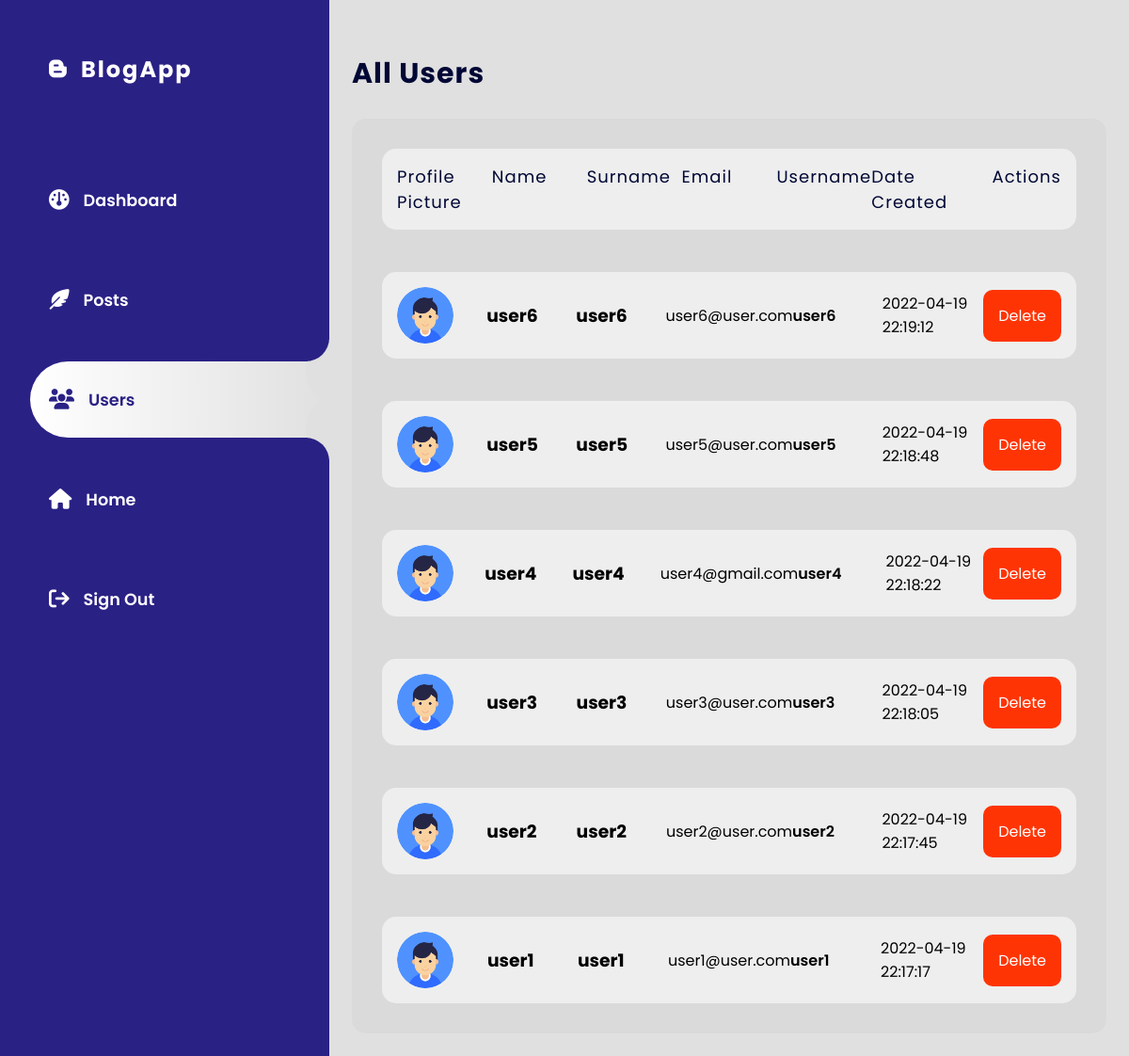
The page /admin/users.php (signed in) on the database its author committed.
### tables this page shows
CREATE TABLE IF NOT EXISTS `users` (
  `id` int(11) NOT NULL AUTO_INCREMENT,
  `name` varchar(255) NOT NULL,
  `surname` varchar(255) NOT NULL,
  `email` varchar(255) NOT NULL,
  `username` varchar(255) NOT NULL,
  `password` varchar(255) NOT NULL,
  `picture` varchar(255) NOT NULL,
  `role` tinyint(1) NOT NULL DEFAULT 0 COMMENT '0 = user, 1 = admin',
  `is_active` tinyint(1) NOT NULL DEFAULT 0,
  `date_created` timestamp NOT NULL DEFAULT current_timestamp(),
  PRIMARY KEY (`id`)
);

### admin/users.php (the view, shortened to what this page needs)
<?php
  require '../config/database.php';
  $query = "SELECT * FROM users WHERE role = '0' ORDER BY date_created DESC";
  $result = mysqli_query( $conn, $query );
  $users = mysqli_fetch_all( $result, MYSQLI_ASSOC );
?>
<!DOCTYPE html>
<html lang="en">
<head>
    <link rel="stylesheet" href="../styles/main.css">
    <link rel="stylesheet" href="styles/adminmain.css">
    <link rel="stylesheet" href="styles/users.css">
    <link rel="stylesheet" href="https://cdnjs.cloudflare.com/ajax/libs/font-awesome/6.1.1/css/all.css"
 />
</head>
<body>
    <div class="main-wrapper">
        <?php include 'inc/nav.php' ?>
        <div class="main-content">
            <h1 class="admin-title">All Users</h1>
            <div class="all-users">
                <?php if ( $users ): ?>
                <div class="field-names grid-layout">
                    <p>Profile Picture</p>
                    <p>Name</p>
                    <p>Surname</p>
                    <p>Email</p>
                    <p>Username</p>
                    <p>Date Created</p>
                    <p>Actions</p>
                </div>
                <?php foreach ( $users as $user ): ?>
                <div class="single-user grid-layout">
                    <div class="profile-picture">
                        <img src="../userImages/<?php echo $user['picture'] ?>" alt="">
                    </div>
                    <h3 class="user-name"><?php echo $user['name']; ?></h3>
                    <h3 class="user-surname"><?php echo $user['surname']; ?></h3>
                    <p class="user-email"><?php echo $user['email']; ?></p>
                    <p class="user-username"><?php echo $user['username']; ?></p>
                    <p class="user-date-created"><?php echo $user['date_created']; ?></p>
                    <div class="button-actions">
                        <div class="button-action-wrapper">
                            <a class="button-action delete"
                                href="config/deleteuser.php?user=<?php echo $user['username'] ?>">Delete</a>
                        </div>
                    </div>
                </div>
                <?php endforeach; ?>
                <?php else: ?>
                <p><i class="fa-solid fa-folder-open"></i> No users found</p>
                <?php endif; ?>
            </div>
        </div>
    </div>
</body>
</html>

### styles/main.css (style rules this page uses)
*, *::before, *::after { box-sizing: border-box; margin: 0; padding: 0; text-decoration: none; list-style-type: none; }
html, body { width: 100%; height: 100%; font-family: 'Poppins', sans-serif; }

### admin/styles/adminmain.css (style rules this page uses)
.main-wrapper { min-height: 100%; --sidebar-width: 350px; }
.main-content { min-height: 100vh; margin-left: var(--sidebar-width); width: calc(100% - var(--sidebar-width)); padding: calc(1.5em + 32px) 1.5em 1.5em 1.5em; background: #e0e0e0; z-index: 50; display: flex; flex-direction: column; gap: 25px; }
.admin-title { color: #000835; font-size: 30px; font-weight: 700; letter-spacing: 1px; }
.field-names { border-radius: inherit; background: #eee; padding: 1em; }
.field-names p { color: #000835; font-size: 18px; letter-spacing: 1px; }
.button-actions { justify-content: flex-end; display: flex; gap: 15px; }
.button-action-wrapper { width: fit-content; }
.button-action { border-radius: 10px; padding: 1em; width: 100%; height: 100%; color: #fff; transition: 0.3s; }

### admin/styles/users.css (style rules this page uses)
.grid-layout { display: grid; grid-template-columns: repeat(7, 1fr); }
.field-names p:last-child { justify-self: end; }
.all-users { background: #dadada; border-radius: 15px; padding: 2em; width: 100%; display: flex; flex-direction: column; gap: 25px; }
.all-users > * + * { margin-top: 20px; }
.single-user { align-items: center; position: relative; background: #eee; padding: 1em; border-radius: inherit; overflow: hidden; }
.single-user::after { --height: 7px; content: ''; position: absolute; inset: auto 0 0 0; height: var(--height); background: #2a2185; width: 0; margin: 0 auto; transition: 0.6s; }
.single-user .user-username { font-weight: 600; }
.single-user .profile-picture { width: 60px; height: 60px; border-radius: 50%; }
.single-user .profile-picture img { width: 100%; height: 100%; border-radius: inherit; }
.delete { background: #ff3404; }

### rows shown on the page
users: picture (placeholder picture), name "user6", surname "user6", email "user6@user.com", username "user6", date_created "2022-04-19 22:19:12"
users: picture (placeholder picture), name "user5", surname "user5", email "user5@user.com", username "user5", date_created "2022-04-19 22:18:48"
users: picture (placeholder picture), name "user4", surname "user4", email "user4@gmail.com", username "user4", date_created "2022-04-19 22:18:22"
users: picture (placeholder picture), name "user3", surname "user3", email "user3@user.com", username "user3", date_created "2022-04-19 22:18:05"
users: picture (placeholder picture), name "user2", surname "user2", email "user2@user.com", username "user2", date_created "2022-04-19 22:17:45"
users: picture (placeholder picture), name "user1", surname "user1", email "user1@user.com", username "user1", date_created "2022-04-19 22:17:17"
